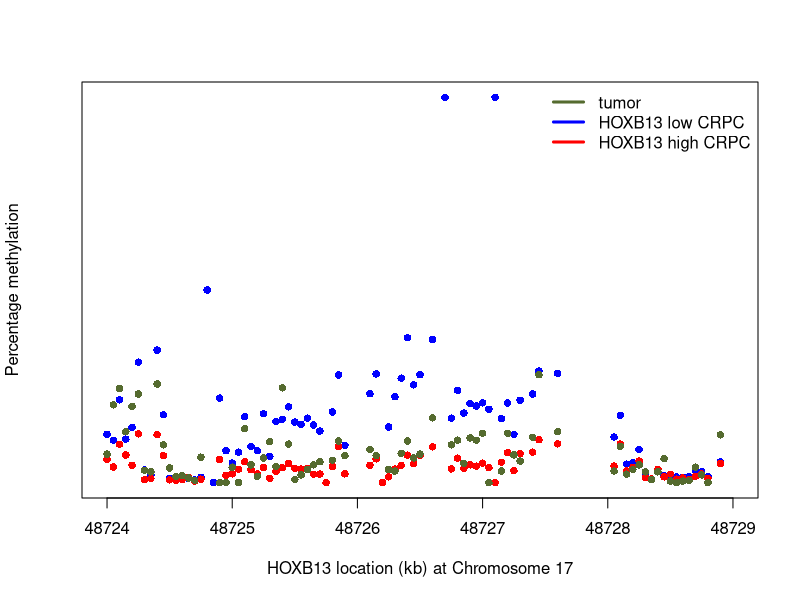

Reproduce this figure in R.
library(scales)

returns <- runif(100)
yticks_val <- pretty_breaks(n=10)(returns)

a1 <- scan("./input/high18.txt")
a2 <- matrix(a1,ncol=101,byrow=T)
a3 <- apply(a2[2:19,],2,mean, na.rm=TRUE)
b1 <- scan("./input/low18.txt")
b2 <- matrix(b1,ncol=101,byrow=T)
b3 <- apply(b2[2:19,],2,mean, na.rm=TRUE)
d1 <- scan("./input/tumor.txt")
d2 <- matrix(d1,ncol=101,byrow=T)
d3 <- apply(d2[2:6,],2,mean, na.rm=TRUE)

plot(cbind(b2[1,]/1000,b3),type="p",xlab="HOXB13 location (kb) at Chromosome 17",ylim=c(0,1),ylab="Percentage methylation",col= 'blue', pch = 16, lwd = 3, cex = 1, yaxt="n")
points(cbind(a2[1,]/1000,a3),type="p",col = 'red', pch = 16, lwd = 3, cex = 1)
points(cbind(d2[1,]/1000,d3),type="p",col = 'darkolivegreen', pch = 16, lwd = 3, cex = 1)
legend('topright', c("tumor", "HOXB13 low CRPC", "HOXB13 high CRPC"), lty=1, col=c('darkolivegreen', 'blue', 'red'), bty='n', cex=1, lwd = 3)
pdf(file="./result/tumor_HOXB13high18CRPC_HOXB13low18CRPC_result.pdf",width =7,height = 7)   
